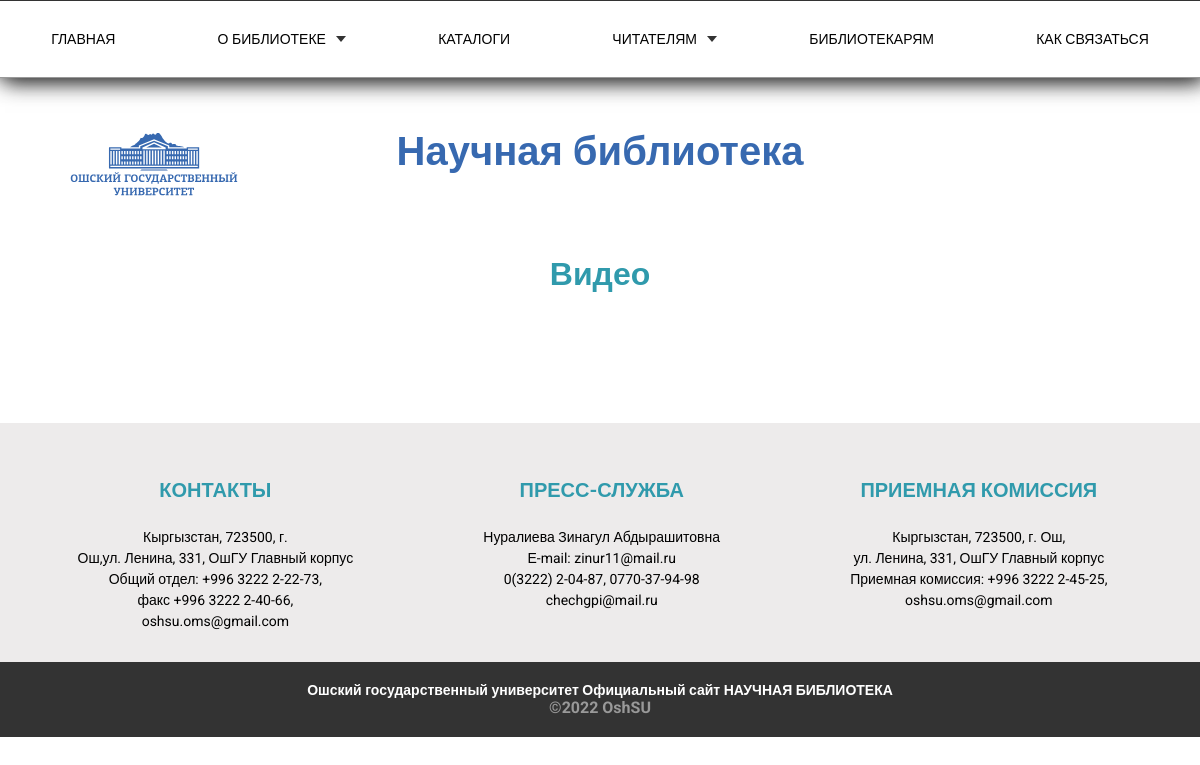
Page /video on the earlier database version.
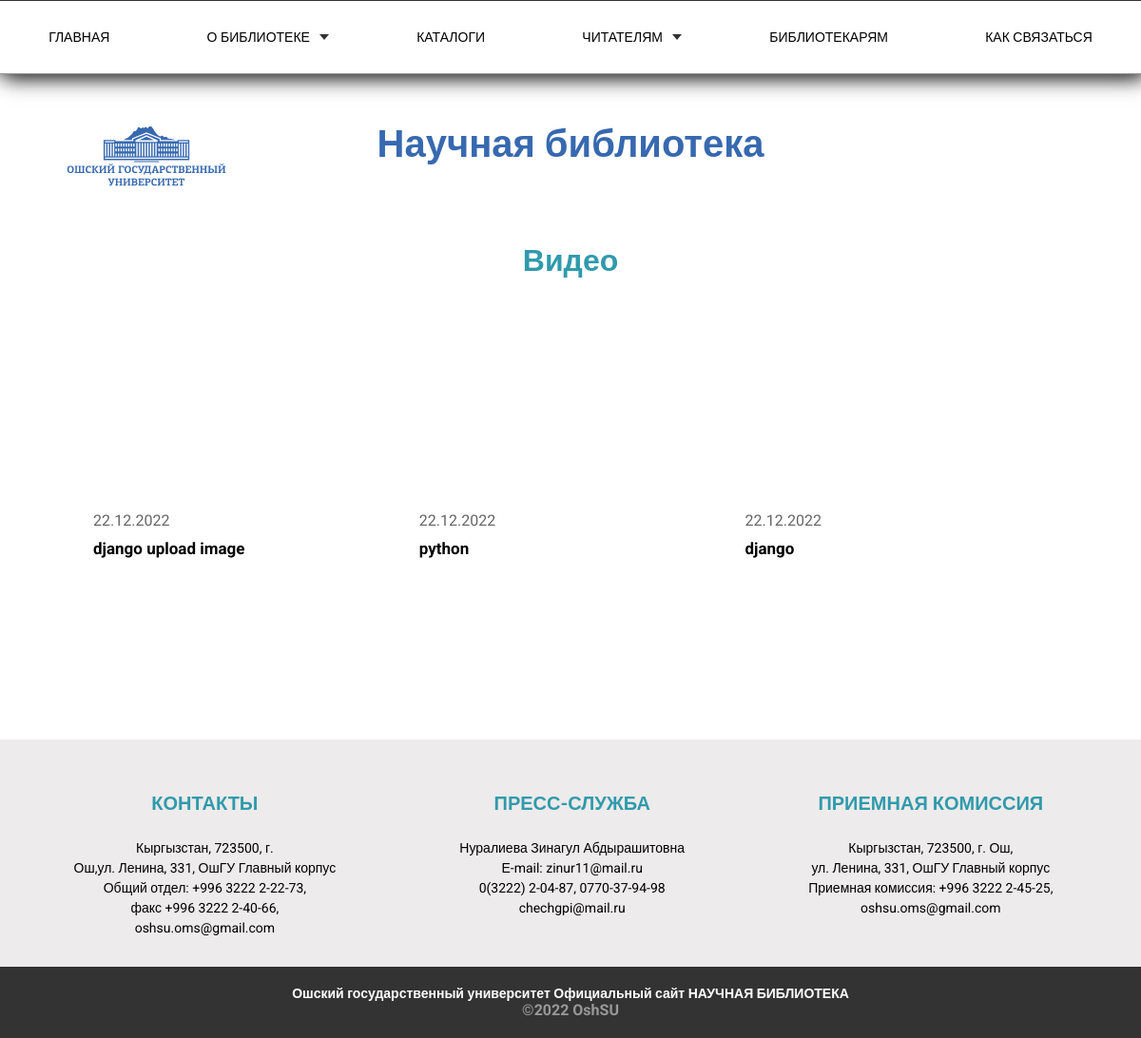
Same page on the later database version.
### home/models.py (models this page shows, shortened)
class Video(models.Model):
    title = models.CharField(max_length=100)
    added = models.DateTimeField(auto_now=True)
    url = EmbedVideoField()
    class Meta:
        ordering = ['-added']

### home/views.py (the view)
# urls.py: path('video', views.video, name='video'),
def video(request):
    videos = Video.objects.all()
    return render(request, 'video.html', {'videos': videos})

### templates/video.html (shortened to what this page needs)
{% extends 'index.html' %}
{% load embed_video_tags %}
{% load static %}
{% block content %}
{% include 'header.html' %}
<link rel="stylesheet" href="{% static 'css/secondStyle.css' %}">
	<div class="sec-container">
		<div class="video">
			<h1 class="video_title">Видео</h1>
			<div class="video_inner">
				{% for item in videos %}
				<div class="video_box">
					<div class="video_item">
					</div>
					<div class="video_index">{{item.added|date:"d.m.Y"}}</div>
					<a href="{% url 'videoOnly' %}">
						<h2>{{item.title}}</h2>
					</a>
				</div>
				{% endfor %}
			</div>
		</div>
	</div>
{% include 'footer.html' %}
{% endblock %}

Differences in the rows shown:
added Video: added "22.12.2022", title "django upload image"
added Video: added "22.12.2022", title "python"
added Video: added "22.12.2022", title "django"
